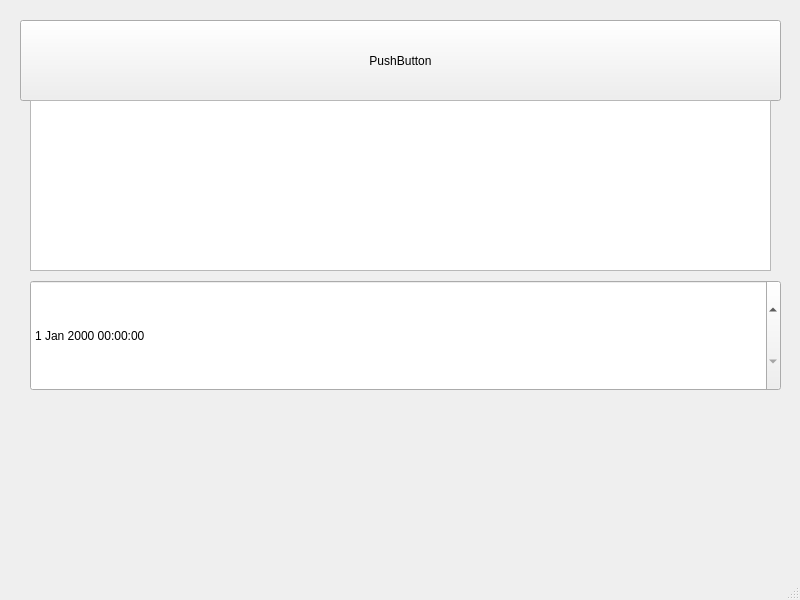
<?xml version="1.0" encoding="UTF-8"?>
<ui version="4.0">
 <class>MainWindow</class>
 <widget class="QMainWindow" name="MainWindow">
  <property name="geometry">
   <rect>
    <x>0</x>
    <y>0</y>
    <width>800</width>
    <height>600</height>
   </rect>
  </property>
  <property name="sizePolicy">
   <sizepolicy hsizetype="Fixed" vsizetype="Fixed">
    <horstretch>0</horstretch>
    <verstretch>0</verstretch>
   </sizepolicy>
  </property>
  <property name="minimumSize">
   <size>
    <width>800</width>
    <height>600</height>
   </size>
  </property>
  <property name="maximumSize">
   <size>
    <width>800</width>
    <height>600</height>
   </size>
  </property>
  <property name="windowTitle">
   <string>MainWindow</string>
  </property>
  <widget class="QWidget" name="centralwidget">
   <widget class="QPushButton" name="pushButton">
    <property name="geometry">
     <rect>
      <x>20</x>
      <y>20</y>
      <width>761</width>
      <height>81</height>
     </rect>
    </property>
    <property name="text">
     <string>PushButton</string>
    </property>
   </widget>
   <widget class="QPlainTextEdit" name="plainTextEdit">
    <property name="geometry">
     <rect>
      <x>30</x>
      <y>100</y>
      <width>741</width>
      <height>171</height>
     </rect>
    </property>
   </widget>
   <widget class="QDateTimeEdit" name="dateTimeEdit">
    <property name="geometry">
     <rect>
      <x>30</x>
      <y>280</y>
      <width>751</width>
      <height>111</height>
     </rect>
    </property>
   </widget>
  </widget>
  <widget class="QStatusBar" name="statusbar"/>
 </widget>
 <resources/>
 <connections/>
</ui>
